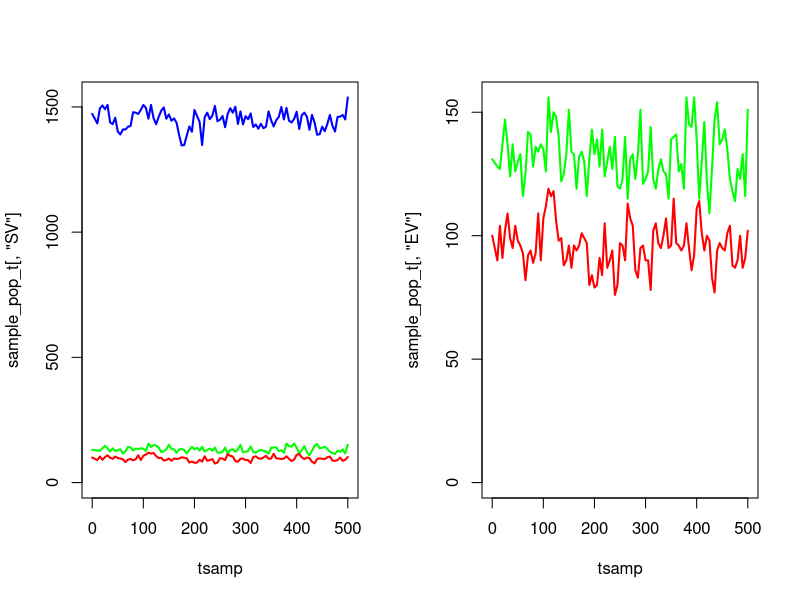
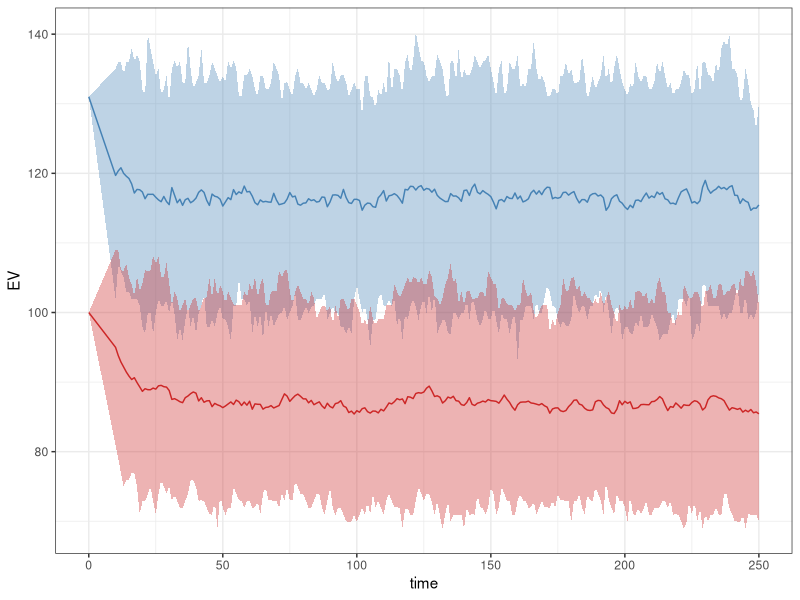

R code for these plots, in order: (Note: this script raises an error after producing the figures.)
################################################################################
#   Exponential distribution of EIP
#   Deterministic Model
################################################################################

rm(list=ls());gc()

# make a single node
make_node <- function(){

  node <- list()

  # new eggs are generated from a conditionally independent Poisson process
  node$EL_new <- 0
  storage.mode(node$EL_new) <- "integer"

  # probabilities & transitions for early-stage instars (names are destinations of jumps)
  node$EL_probs <- rep(0,3)
  node$EL_probs <- setNames(node$EL_probs,c("EL","D","LL"))
  node$EL_transitions <- rep(0,3)
  node$EL_transitions <- setNames(node$EL_transitions,c("EL","D","LL"))
  storage.mode(node$EL_transitions) <- "integer"

  # probabilities & transitions for late-stage instars
  node$LL_probs <- rep(0,3)
  node$LL_probs <- setNames(node$LL_probs,c("LL","D","PL"))
  node$LL_transitions <- rep(0,3)
  node$LL_transitions <- setNames(node$LL_transitions,c("LL","D","PL"))
  storage.mode(node$LL_transitions) <- "integer"

  # probabilities & transitions for pupae
  node$PL_probs <- rep(0,4)
  node$PL_probs <- setNames(node$PL_probs,c("PL","D","SV_F","SV_M"))
  node$PL_transitions <- rep(0,4)
  node$PL_transitions <- setNames(node$PL_transitions,c("PL","D","SV_F","SV_M"))
  storage.mode(node$PL_transitions) <- "integer"

  # probabilities & transitions for susceptible vectors
  node$SV_probs <- rep(0,3)
  node$SV_probs <- setNames(node$SV_probs,c("SV","D","EV"))
  node$SV_transitions <- rep(0,3)
  node$SV_transitions <- setNames(node$SV_transitions,c("SV","D","EV"))
  storage.mode(node$SV_transitions) <- "integer"

  # probabilities & transitions for incubating vectors
  node$EV_probs <- rep(0,3)
  node$EV_probs <- setNames(node$EV_probs,c("EV","D","IV"))
  node$EV_transitions <- rep(0,3)
  node$EV_transitions <- setNames(node$EV_transitions,c("EV","D","IV"))
  storage.mode(node$EV_transitions) <- "integer"

  # probabilities & transitions for infectious vectors
  node$IV_probs <- rep(0,2)
  node$IV_probs <- setNames(node$IV_probs,c("IV","D"))
  node$IV_transitions <- rep(0,2)
  node$IV_transitions <- setNames(node$IV_transitions,c("IV","D"))
  storage.mode(node$IV_transitions) <- "integer"

  # state space
  node$EL <- 0L
  node$LL <- 0L
  node$PL <- 0L
  node$SV <- 0L
  node$EV <- 0L
  node$IV <- 0L

  list2env(node,hash=TRUE)
}

# execute an Euler-step for the model
# rates -> probabilities are defined by discretisation of the underlying
# CTMC system (competing hazards)
euler_step <- function(node,pars,tnow,dt){
  with(pars,{

    ########################################
    # INTERVENTION-DEPENDENT PARAMETERS
    ########################################

    delta <- 1/(tau1+tau2) # Inverse of gonotrophic cycle without ITNs/IRS
    e_ov <- beta*(exp(muV/delta)-1)/muV # Number of eggs per oviposition per mosquito

    ## Derived parameters which depend on intervention status:
    if(tnow > pars$time_ITN_on){
      ITNcov_t <- pars$ITNcov
    } else {
      ITNcov_t <- 0
    }
    if(tnow > pars$time_IRS_on){
      IRScov_t <- pars$IRScov
    } else {
      IRScov_t <- 0
    }

    # zCom: Probability of a mosquito being repelled from an ITN or IRS-treated house:
    c0 <- 1 - ITNcov_t - IRScov_t + ITNcov_t*IRScov_t
    cITN <- ITNcov_t - ITNcov_t*IRScov_t
    cIRS <- IRScov_t - ITNcov_t*IRScov_t
    cCom <- ITNcov_t*IRScov_t
    rCom <- rIRS + (1-rIRS)*rITN
    sCom  <- (1-rIRS)*sITN*sIRS
    zCom <- Q0*cITN*phiB*rITN + Q0*cIRS*phiI*rIRS + Q0*cCom*(phiI-phiB)*rIRS + Q0*cCom*phiB*rCom

    # deltaCom: Inverse of gonotrophic cycle length with ITNs & IRS:
    deltaCom <- 1/(tau1/(1-zCom) + tau2)

    # wCom: Probability that a surviving mosquito succeeds in feeding during a single attempt:
    wCom <- 1 - Q0 + Q0*c0 + Q0*cITN*(1-phiB+phiB*sITN) + Q0*cIRS*(1-phiI+phiI*sIRS) + Q0*cCom*((phiI-phiB)*sIRS + 1-phiI + phiB*sCom)

    # muVCom: Female mosquito death rate in presence of ITNs & IRS:
    p10 <- exp(-muV*tau1)
    p1Com <- p10*wCom/(1 - zCom*p10)
    p2 <- exp(-muV*tau2)
    pCom <- (p1Com*p2)^deltaCom
    muVCom <- -log(pCom)

    # betaCom: Eggs laid per day by female mosquitoes in presence of ITNs & IRS:
    betaCom <- e_ov*muVCom/(exp(muVCom/deltaCom) - 1)

    ########################################
    # EARLY-STAGE LARVAL INSTARS (EL)
    ########################################

    # inbound oviposition to EL
    NV <- sum(node$SV,node$EV,node$IV)
    node$EL_new <- rpois(n = 1,lambda = betaCom*NV*dt)

    # instantaneous hazards for EL
    haz_EL_mort <- muEL*(1 + ((node$EL+node$LL)/K))
    haz_EL_2LL <- 1/durEL

    # jump probabilities
    node$EL_probs[["EL"]] <- exp(-(haz_EL_mort + haz_EL_2LL)*dt)
    node$EL_probs[["D"]] <- (1 - node$EL_probs[["EL"]])*(haz_EL_mort / (haz_EL_mort + haz_EL_2LL)) # death
    node$EL_probs[["LL"]] <- (1 - node$EL_probs[["EL"]])*(haz_EL_2LL / (haz_EL_mort + haz_EL_2LL)) # to late-instar

    # jump sizes
    node$EL_transitions[c("EL","D","LL")] <- as.vector(rmultinom(n=1,size=node$EL,prob=node$EL_probs))

    ########################################
    # LATE-STAGE LARVAL INSTARS (LL)
    ########################################

    # instantaneous hazards for LL
    haz_LL_mort <- muLL*(1 + gamma*((node$EL+node$LL)/K))
    haz_LL_2PL <- 1/durLL

    # jump probabilities
    node$LL_probs[["LL"]] <- exp(-(haz_LL_mort + haz_LL_2PL)*dt)
    node$LL_probs[["D"]] <- (1 - node$LL_probs[["LL"]])*(haz_LL_mort / (haz_LL_mort + haz_LL_2PL)) # death
    node$LL_probs[["PL"]] <- (1 - node$LL_probs[["LL"]])*(haz_LL_2PL / (haz_LL_mort + haz_LL_2PL)) # to pupae

    # jump sizes
    node$LL_transitions[c("LL","D","PL")] <- as.vector(rmultinom(n=1,size=node$LL,prob=node$LL_probs))

    ########################################
    # PUPAE (PL)
    ########################################

    # instantaneous hazards for PL
    haz_PL_mort <- muPL
    haz_PL_2SV_F <- (1/durPL)*0.5
    haz_PL_2SV_M <- (1/durPL)*0.5

    # jump probabilities
    node$PL_probs[["PL"]] <- exp(-(haz_PL_mort + haz_PL_2SV_F + haz_PL_2SV_M)*dt)
    node$PL_probs[["D"]] <- (1 - node$PL_probs[["PL"]])*(haz_PL_mort / (haz_PL_mort + haz_PL_2SV_F + haz_PL_2SV_M)) # death
    node$PL_probs[["SV_F"]] <- (1 - node$PL_probs[["PL"]])*(haz_PL_2SV_F / (haz_PL_mort + haz_PL_2SV_F + haz_PL_2SV_M)) # to susceptible female
    node$PL_probs[["SV_M"]] <- (1 - node$PL_probs[["PL"]])*(haz_PL_2SV_M / (haz_PL_mort + haz_PL_2SV_F + haz_PL_2SV_M)) # to susceptible males

    # jump sizes
    node$PL_transitions[c("PL","D","SV_F","SV_M")] <- as.vector(rmultinom(n=1,size=node$PL,prob=node$PL_probs))

    ########################################
    # SUSCEPTIBLE VECTORS (SV)
    ########################################

    # instantaneous hazards for SV
    haz_SV_mort <-  muVCom
    haz_SV_inf <- lambdaV

    # jump probabilities
    node$SV_probs[["SV"]] <- exp(-(haz_SV_mort + haz_SV_inf)*dt)
    node$SV_probs[["D"]] <- (1 - node$SV_probs[["SV"]])*(haz_SV_mort / (haz_SV_mort + haz_SV_inf)) # death
    node$SV_probs[["EV"]] <- (1 - node$SV_probs[["SV"]])*(haz_SV_inf / (haz_SV_mort + haz_SV_inf)) # to incubating

    # jump sizes
    node$SV_transitions[c("SV","D","EV")] <- as.vector(rmultinom(n=1,size=node$SV,prob=node$SV_probs))

    ########################################
    # INCUBATING VECTORS (EV)
    ########################################

    # instantaneous hazards for EV
    haz_EV_mort <-  muVCom
    haz_EV_inc <- 1/durEV

    # jump probabilities
    node$EV_probs[["EV"]] <- exp(-(haz_EV_mort + haz_EV_inc)*dt)
    node$EV_probs[["D"]] <- (1 - node$EV_probs[["EV"]])*(haz_EV_mort / (haz_EV_mort + haz_EV_inc)) # death
    node$EV_probs[["IV"]] <- (1 - node$EV_probs[["EV"]])*(haz_EV_inc / (haz_EV_mort + haz_EV_inc)) # to infectious

    # jump sizes
    node$EV_transitions[c("EV","D","IV")] <- as.vector(rmultinom(n=1,size=node$EV,prob=node$EV_probs))

    ########################################
    # INFECTIOUS VECTORS (IV)
    ########################################

    # instantaneous hazards for IV
    haz_IV_mort <- muVCom

    # jump probabilities
    node$IV_probs[["IV"]] <- exp(-haz_IV_mort*dt)
    node$IV_probs[["D"]] <- (1 - node$IV_probs[["IV"]])

    # jump sizes
    node$IV_transitions[c("IV","D")] <- as.vector(rmultinom(n=1,size=node$IV,prob=node$IV_probs))

    ########################################
    # UPDATE POPULATION
    ########################################

    node$EL <- node$EL_transitions[["EL"]] + node$EL_new
    node$LL <- node$LL_transitions[["LL"]] + node$EL_transitions[["LL"]]
    node$PL <- node$PL_transitions[["PL"]] + node$LL_transitions[["PL"]]
    node$SV <- node$SV_transitions[["SV"]] + node$PL_transitions[["SV_F"]]
    node$EV <- node$EV_transitions[["EV"]] + node$SV_transitions[["EV"]]
    node$IV <- node$IV_transitions[["IV"]] + node$EV_transitions[["IV"]]

  })
}

## Model parameters:
theta <- list(
	## Mosquito life cycle parameters:
	beta = 21.19, # Number of eggs laid per day by female mosquito
	muEL = 0.034, # Early larval instar daily mortality
	muLL = 0.035, # Late larval instar daily mortality
	muPL = 0.25, # Pupal daily mortality
	durEL = 6.64, # Duration of early instar stage
	durLL = 3.72, # Duration of late instar stage
	durPL = 0.64, # Duration of pupal stage
	durEV = 10, # Duration of latent period in mosquito (days)
	gamma = 13.25, # Effect of density-dependence on late instars relative to early instars
	tau1 = 0.68, # Time spent foraging for a blood meal at 0% ITN coverage
	tau2 = 2.32, # Time spent resting and ovipositing by a mosquito

	## Intervention parameters (variable):
	ITNcov = 0.5, # ITN coverage
	IRScov = 0, # IRS coverave
	time_ITN_on = 1e3, # When ITNs are applied (days)
	time_IRS_on = 1e3, # When IRS is applied (days)

	## Species-specific parameters:
	## An. gambiae:
	muV = 1/7.6, # Adult mosquito daily mortality
	Q0 = 0.92, # Human blood index
	phiB = 0.89, # Proportion of bites on a person while they are in bed
	phiI = 0.97, # Proportion of bites on a person while they are indoors
	rITN = 0.56, # Probability of mosquito repeating a feeding attempt due to IRS
	sITN = 0.03, # Probability of mosquito feeding and surviving in presence of ITNs
	rIRS = 0.60, # Probability of mosquito repeating a feeding attempt due to IRS
	sIRS = 0, # Probability of mosquito feeding and surviving in presence of IRS

	## An. arabiensis:
	# muV = 1/7.6, # Adult mosquito daily mortality
	# Q0 = 0.71, # Human blood index
	# phiB = 0.90, # Proportion of bites on a person while they are in bed
	# phiI = 0.96, # Proportion of bites on a person while they are indoors
	# rITN = 0.48, # Probability of mosquito repeating a feeding attempt due to IRS
	# sITN = 0.39, # Probability of mosquito feeding and surviving in presence of ITNs
	# rIRS = 0.60, # Probability of mosquito repeating a feeding attempt due to IRS
	# sIRS = 0, # Probability of mosquito feeding and surviving in presence of IRS

	## An. funestus:
	# muV = 1/8.9, # Adult mosquito daily mortality
	# Q0 = 0.94, # Human blood index
	# phiB = 0.90, # Proportion of bites on a person while they are in bed
	# phiI = 0.98, # Proportion of bites on a person while they are indoors
	# rITN = 0.56, # Probability of mosquito repeating a feeding attempt due to IRS
	# sITN = 0.03, # Probability of mosquito feeding and surviving in presence of ITNs
	# rIRS = 0.63, # Probability of mosquito repeating a feeding attempt due to IRS
	# sIRS = 0, # Probability of mosquito feeding and surviving in presence of IRS

	## Additional transmission parameters:
	f0 = 1/3, # Daily biting rate by mosquitoes on animals and humans
	epsilon0 = 10/365, # Daily entomological inolculation rate
	iH_eq = 0.45, # Equilibrium malaria prevalence in humans
	NH_eq = 200, # Equilibrium human population size
	bV = 0.15 # Probability of transmission from human to vector per infectious bite
)

with(theta,{

  a0 <<- Q0*f0 # Human biting rate at equilibrium
  lambdaV <<- a0*iH_eq*bV # Force of infection in mosquitoes at equilibrium

  IV_eq <<- 100
  EV_eq <<- durEV*IV_eq*muV
  SV_eq <<- ((durEV*IV_eq*muV) + ((durEV^2)*IV_eq*(muV^2))) / (durEV*lambdaV)
  NV_eq <<- IV_eq + EV_eq + SV_eq

  omega_1 <<- -0.5 * ( (gamma*(muLL/muEL)) - (durEL/durLL) + ((gamma-1)*muLL*durEL) )
  omega_2 <<- sqrt(
    (0.25 * (( (gamma*(muLL/muEL)) - (durEL/durLL) + ((gamma-1)*muLL*durEL) )^2)) + (gamma * ((beta*muLL*durEL) / (2*muEL*muV*durLL*(1 + (durPL*muPL)))) )
  )
  omega <<- omega_1 + omega_2

  PL_eq <<- 2*durPL*muV*NV_eq
  LL_eq <<- 2*muV*durLL*(1 + (durPL*muPL))*NV_eq
  EL_eq <<- 2*omega*muV*durLL*(1 + (durPL*muPL))*NV_eq

  K <<- (NV_eq*2*durLL*muV*(1 + (durPL*muPL))*gamma*(omega+1)) / ((omega/(muLL*durEL)) - (1/(muLL*durLL)) - 1)
})


# # equilibrium solutions
# with(theta,{
#
#   ## Derived parameters:
#   # NV <<- SV + EV + IV # Total mosquito population size
#   delta <<- 1/(tau1+tau2) # Inverse of gonotrophic cycle without ITNs/IRS
#   e_ov <<- beta*(exp(muV/delta)-1)/muV # Number of eggs per oviposition per mosquito
#   b_omega <<- gamma*muLL/muEL - durEL/durLL + (gamma-1)*muLL*durEL
#   omega <<- -0.5*b_omega + sqrt(0.25*b_omega^2 + gamma*beta*muLL*durEL/(2*muEL*muV*durLL*(1+durPL*muPL)))
#
#   a0 <<- Q0*f0 # Human biting rate at equilibrium
#
#   lambdaV <<- a0*iH_eq*bV # Force of infection in mosquitoes at equilibrium
#
#
#   iV_eq <<- lambdaV*exp(-muV*durEV)/(lambdaV + muV)
#   sV_eq <<- iV_eq*muV/(lambdaV*exp(-muV*durEV))
#   eV_eq <<- 1 - sV_eq - iV_eq
#
#   NV_eq <<- epsilon0*NH_eq/(iV_eq*a0)
#
#   EL_eq <<- 2*omega*muV*durLL*(1 + muPL*durPL)*NV_eq
#   LL_eq <<- 2*muV*durLL*(1 + muPL*durPL)*NV_eq
#   PL_eq <<- 2*muV*durPL*NV_eq
#
#   SV_eq <<- sV_eq*NV_eq
#   EV_eq <<- eV_eq*NV_eq
#   IV_eq <<- iV_eq*NV_eq
#
#   K <<- 2*NV_eq*muV*durLL*(1 + muPL*durPL)*gamma*(omega+1)/(omega/(muLL*durEL) - 1/(muLL*durLL) - 1) # Larval carrying capacity
#
# })

theta1 <- c(theta,K=K,lambdaV=lambdaV)

node <- make_node()
node$EL <- as.integer(EL_eq)
node$LL <- as.integer(LL_eq)
node$PL <- as.integer(PL_eq)
node$SV <- as.integer(SV_eq)
node$EV <- as.integer(EV_eq)
node$IV <- as.integer(IV_eq)

tmax <- 500
dt <- 0.05
time <- seq(from=1,to=tmax,by=dt)

# sampling grid
sample_grid <- tsamp <- c(0,seq(from=10,to = tmax,by = 5))
sample_pop <- matrix(0,nrow=6,ncol=length(sample_grid),dimnames=list(c("EL","LL","PL","SV","EV","IV"),paste0(sample_grid)))

sample_pop["EL",1] <- node$EL
sample_pop["LL",1] <- node$LL
sample_pop["PL",1] <- node$PL
sample_pop["SV",1] <- node$SV
sample_pop["EV",1] <- node$EV
sample_pop["IV",1] <- node$IV
sample_grid <- sample_grid[-1]

# run simulation
pb <- txtProgressBar(min = 1,max = length(time))
for(t in 1:length(time)){

  # euler step
  euler_step(node = node,pars = theta1,tnow = time[t],dt = dt)

  # sample the population (done at the very end of the time-step, because its not part of the dynamics)
  if(time[t] == sample_grid[1]){

    sample_pop["EL",as.character(sample_grid[1])] <- node$EL
    sample_pop["LL",as.character(sample_grid[1])] <- node$LL
    sample_pop["PL",as.character(sample_grid[1])] <- node$PL
    sample_pop["SV",as.character(sample_grid[1])] <- node$SV
    sample_pop["EV",as.character(sample_grid[1])] <- node$EV
    sample_pop["IV",as.character(sample_grid[1])] <- node$IV
    sample_grid <- sample_grid[-1]

  }
  setTxtProgressBar(pb = pb,value = t)
}

sample_pop_t <- t(sample_pop)
par(mfrow=c(1,2))
ylim <- max(sample_pop_t[,4:6])
plot(x = tsamp,y = sample_pop_t[,"SV"],col="blue",lwd=2,ylim=c(0,ylim),type="l")
lines(x = tsamp,y = sample_pop_t[,"EV"],col="green",lwd=2)
lines(x = tsamp,y = sample_pop_t[,"IV"],col="red",lwd=2)

ylim <- max(sample_pop_t[,5:6])
plot(x = tsamp,y = sample_pop_t[,"EV"],col="green",lwd=2,ylim=c(0,ylim),type="l")
lines(x = tsamp,y = sample_pop_t[,"IV"],col="red",lwd=2)
par(mfrow=c(1,1))

tail(sample_pop_t)
mean(sample_pop_t[,"IV"])



################################################################################
# run ensemble of simulations
################################################################################

nruns <- 100
tmax <- 250
dt <- 0.5
time <- seq(from=1,to=tmax,by=dt)

# sampling grid
tsamp <- c(0,seq(from=10,to = tmax,by = 1))
sample_pop <- array(0,dim=c(6,length(tsamp),nruns),dimnames=list(c("EL","LL","PL","SV","EV","IV"),paste0(tsamp),paste0(1:nruns)))


pb <- txtProgressBar(min = 1,max = nruns)
for(i in 1:nruns){

  sample_grid <- tsamp

  # make the node
  node <- make_node()
  node$EL <- as.integer(EL_eq)
  node$LL <- as.integer(LL_eq)
  node$PL <- as.integer(PL_eq)
  node$SV <- as.integer(SV_eq)
  node$EV <- as.integer(EV_eq)
  node$IV <- as.integer(IV_eq)

  # record output
  sample_pop["EL",1,i] <- node$EL
  sample_pop["LL",1,i] <- node$LL
  sample_pop["PL",1,i] <- node$PL
  sample_pop["SV",1,i] <- node$SV
  sample_pop["EV",1,i] <- node$EV
  sample_pop["IV",1,i] <- node$IV
  sample_grid <- sample_grid[-1]

  for(t in 1:length(time)){

    # euler step
    euler_step(node = node,pars = theta1,tnow = time[t],dt = dt)

    # sample the population (done at the very end of the time-step, because its not part of the dynamics)
    if(time[t] == sample_grid[1]){

      sample_pop["EL",as.character(sample_grid[1]),i] <- node$EL
      sample_pop["LL",as.character(sample_grid[1]),i] <- node$LL
      sample_pop["PL",as.character(sample_grid[1]),i] <- node$PL
      sample_pop["SV",as.character(sample_grid[1]),i] <- node$SV
      sample_pop["EV",as.character(sample_grid[1]),i] <- node$EV
      sample_pop["IV",as.character(sample_grid[1]),i] <- node$IV
      sample_grid <- sample_grid[-1]

    }
  }

  setTxtProgressBar(pb,i)
}

# mean_E <- colMeans(sample_pop["EL",,])
# mean_L <- colMeans(sample_pop["LL",,])
# mean_P <- colMeans(sample_pop["PL",,])

mean_pops <- apply(X = sample_pop,MARGIN = c(1,2),FUN = mean)

mean_SV <- rowMeans(sample_pop["SV",,])
mean_EV <- rowMeans(sample_pop["EV",,])
mean_IV <- rowMeans(sample_pop["IV",,])

quant_SV <- apply(X = sample_pop["SV",,],MARGIN = 1,FUN = function(x){
  quantile(x,probs = c(0.05,0.95))
})
quant_EV <- apply(X = sample_pop["EV",,],MARGIN = 1,FUN = function(x){
  quantile(x,probs = c(0.05,0.95))
})
quant_IV <- apply(X = sample_pop["IV",,],MARGIN = 1,FUN = function(x){
  quantile(x,probs = c(0.05,0.95))
})

plot_datEV <- data.frame(time=tsamp,EV=mean_EV,EV_l=quant_EV[1,],EV_h=quant_EV[2,])
plot_datIV <- data.frame(time=tsamp,IV=mean_IV,IV_l=quant_IV[1,],IV_h=quant_IV[2,])

library(ggplot2)

ggplot() +
  geom_line(data=plot_datEV,aes(x=time,y=EV),color="steelblue") +
  geom_ribbon(data=plot_datEV,aes(x=time,ymin=EV_l,ymax=EV_h),alpha=0.35,fill="steelblue") +
  geom_line(data=plot_datIV,aes(x=time,y=IV),color="firebrick3") +
  geom_ribbon(data=plot_datIV,aes(x=time,ymin=IV_l,ymax=IV_h),alpha=0.35,fill="firebrick3") +
  theme_bw()


################################################################################
# run ensemble of simulations (with better equilibrium)
################################################################################

# test our numerical/analytic "exact" equilibria
dt <- 0.5
eq <- calc_eq(theta = theta1,dt = dt,IV = IV_eq,lambdaV = lambdaV)
theta2 <- theta1
theta2$K <- eq$K_eq

# ensemble parameters
nruns <- 100
tmax <- 250
dt <- 0.5
time <- seq(from=1,to=tmax,by=dt)

# sampling grid
tsamp <- c(0,seq(from=10,to = tmax,by = 1))
sample_pop <- array(0,dim=c(6,length(tsamp),nruns),dimnames=list(c("EL","LL","PL","SV","EV","IV"),paste0(tsamp),paste0(1:nruns)))


pb <- txtProgressBar(min = 1,max = nruns)
for(i in 1:nruns){

  sample_grid <- tsamp

  # make the node
  node <- make_node()
  node$EL <- as.integer(eq$EL_eq)
  node$LL <- as.integer(eq$LL_eq)
  node$PL <- as.integer(eq$PL_eq)
  node$SV <- as.integer(eq$SV_eq)
  node$EV <- as.integer(eq$EV_eq)
  node$IV <- as.integer(IV_eq)

  # record output
  sample_pop["EL",1,i] <- node$EL
  sample_pop["LL",1,i] <- node$LL
  sample_pop["PL",1,i] <- node$PL
  sample_pop["SV",1,i] <- node$SV
  sample_pop["EV",1,i] <- node$EV
  sample_pop["IV",1,i] <- node$IV
  sample_grid <- sample_grid[-1]

  for(t in 1:length(time)){

    # euler step
    euler_step(node = node,pars = theta2,tnow = time[t],dt = dt)

    # sample the population (done at the very end of the time-step, because its not part of the dynamics)
    if(time[t] == sample_grid[1]){

      sample_pop["EL",as.character(sample_grid[1]),i] <- node$EL
      sample_pop["LL",as.character(sample_grid[1]),i] <- node$LL
      sample_pop["PL",as.character(sample_grid[1]),i] <- node$PL
      sample_pop["SV",as.character(sample_grid[1]),i] <- node$SV
      sample_pop["EV",as.character(sample_grid[1]),i] <- node$EV
      sample_pop["IV",as.character(sample_grid[1]),i] <- node$IV
      sample_grid <- sample_grid[-1]

    }
  }

  setTxtProgressBar(pb,i)
}

# plot the output
mean_SV <- rowMeans(sample_pop["SV",,])
mean_EV <- rowMeans(sample_pop["EV",,])
mean_IV <- rowMeans(sample_pop["IV",,])

quant_SV <- apply(X = sample_pop["SV",,],MARGIN = 1,FUN = function(x){
  quantile(x,probs = c(0.05,0.95))
})
quant_EV <- apply(X = sample_pop["EV",,],MARGIN = 1,FUN = function(x){
  quantile(x,probs = c(0.05,0.95))
})
quant_IV <- apply(X = sample_pop["IV",,],MARGIN = 1,FUN = function(x){
  quantile(x,probs = c(0.05,0.95))
})

plot_datEV <- data.frame(time=tsamp,EV=mean_EV,EV_l=quant_EV[1,],EV_h=quant_EV[2,])
plot_datIV <- data.frame(time=tsamp,IV=mean_IV,IV_l=quant_IV[1,],IV_h=quant_IV[2,])

library(ggplot2)

ggplot() +
  geom_line(data=plot_datEV,aes(x=time,y=EV),color="steelblue") +
  geom_ribbon(data=plot_datEV,aes(x=time,ymin=EV_l,ymax=EV_h),alpha=0.35,fill="steelblue") +
  geom_line(data=plot_datIV,aes(x=time,y=IV),color="firebrick3") +
  geom_ribbon(data=plot_datIV,aes(x=time,ymin=IV_l,ymax=IV_h),alpha=0.35,fill="firebrick3") +
  theme_bw()
